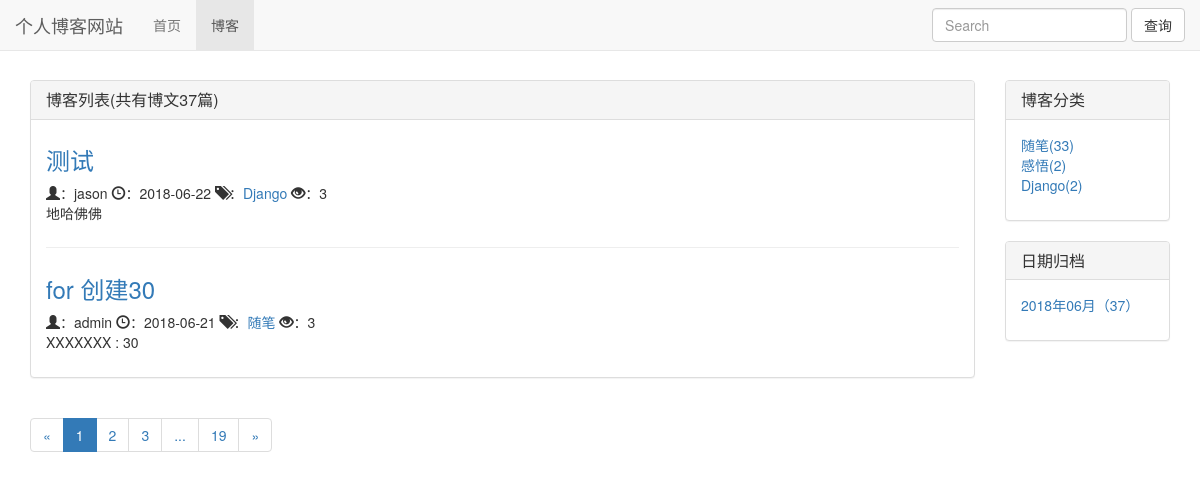
Page /blog/ on the earlier database version.
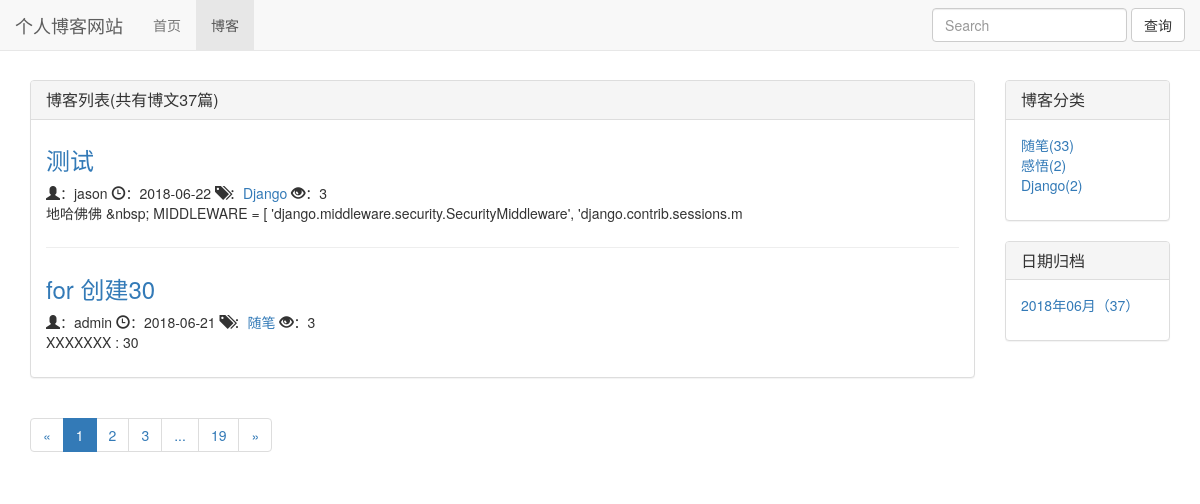
Same page on the later database version.
### blog/models.py (models this page shows, shortened)
class Blog(models.Model):
    tittle = models.CharField(max_length=50)
    blogtype = models.ForeignKey(BlogType,on_delete=models.DO_NOTHING)
    author = models.ForeignKey(User,on_delete=models.DO_NOTHING)
    content = RichTextUploadingField()
    readDetail = GenericRelation(ReadDetail)
    created_time = models.DateTimeField(auto_now_add=True)
    last_update_time = models.DateTimeField(auto_now=True)
    def get_read_num(self):
        try:
            ct = ContentType.objects.get_for_model(Blog)
            readnum = ReadNum.objects.get(content_type=ct, object_id=self.pk)
            return readnum.read_num
        except exceptions.ObjectDoesNotExist:
            return 0
    class Meta:
        ordering=['-created_time',]

class BlogType(models.Model):
    typename = models.CharField(max_length=15)
    def __str__(self):
        return self.typename

### read_statistics/models.py (models this page shows)
class ReadNum(models.Model):
    read_num = models.IntegerField(default=0)
    content_type = models.ForeignKey(ContentType, on_delete=models.DO_NOTHING)
    object_id = models.PositiveIntegerField()
    content_object = GenericForeignKey('content_type', 'object_id')

### blog/views.py (the view)
# urls.py: path('',views.blog_list,name='blog_list'),
def blog_list(request):
    blog_all_list = Blog.objects.all()
    context = blog_list_common_util(request,blog_all_list)
    return render(request,"blog/blog_list.html",context)

### templates/blog/blog_list.html (shortened to what the changed rows need)
{% extends 'base.html' %}
{% load staticfiles %}
{% block head_extand %}
    <link rel="stylesheet" href="{% static 'blog.css' %}">
{% endblock %}
{% block content %}
    <div class="container">
        <div class="row">
            <div class="col-xs-12 col-sm-8 col-md-9 col-lg-10">
                <div class="panel panel-default">
                  <div class="panel-body">
                        {% for blog in page_of_blog.object_list %}
                            <div class="blog">
                                <h3><a href="{% url 'blog_detail' blog.pk %}">{{ blog.tittle }}</a></h3>
                                <p class="blog-info">
                                  <span class="glyphicon glyphicon-user" aria-hidden="true"></span>：{{ blog.author }}
                                  <span class="glyphicon glyphicon-time" aria-hidden="true"></span>：{{ blog.created_time|date:"Y-m-d" }}
                                  <span class="glyphicon glyphicon-tags" aria-hidden="true"></span>：<a href="{% url 'blog_with_type' blog.blogtype.pk %}">{{ blog.blogtype }}</a>
                                  <span class="glyphicon glyphicon-eye-open" aria-hidden="true"></span>：{{ blog.get_read_num }}
                                </p>
                                <p>{{ blog.content|striptags|truncatechars_html:120 }}</p>
                            </div>
                        {% empty %}
                            <div class="blog">
                                <h3>暂无博客</h3>
                            </div>
                        {% endfor %}
                  </div>
                </div>
            </div>
        </div>
    </div>
{% endblock %}

Differences in the rows shown:
changed Blog "测试": content "地哈佛佛" → "地哈佛佛 &nbsp; MIDDLEWARE = [ 'django.middleware.security.SecurityMiddleware', 'django.contrib.sessions.m"
